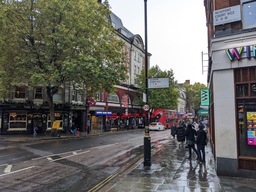
#> input picture BusyStreet.png, 256 x 192 px, shrunk from 1000 x 750 before the run, found by its file name
$ python kuwaharaFilter.py
#> lines starting #> are read from the running program, lines starting #| are printed output that depends on the picture
#> further down, img is the input picture: shape (192, 256, 3); mean R, G, B 107.2, 106.5, 102
import numpy as np
from scipy.signal import convolve2d
from skimage import io
from skimage.color import rgba2rgb, rgb2hsv, hsv2rgb
from skimage.filters import gaussian
from skimage.util import img_as_ubyte
from pathlib import Path
import matplotlib.pyplot as plt

MIN_KERNEL_SIZE = 5
VERBOSITY = True

## Original Kuwahara filter - The idea was to make a denoising algorithm for medical imaging but it has become stylistic one where images tend to look like they were painted
## https://en.wikipedia.org/wiki/Kuwahara_filter
## Based on the Matlab original implementation of Luca Balbi 2007
## https://uk.mathworks.com/matlabcentral/fileexchange/15027-faster-kuwahara-filter
def original_Kuwahara_filter_grayscale(original_image, window_size : int):
#> called with window_size = 9
    if VERBOSITY:
        print("Processing Original Kuwahara for grayscale image with a window size of", window_size)
    if original_image.ndim > 2:
        raise Exception ("Function requires grayscale image")

    kernels = create_overlapping_box_kernels(window_size)

    img_squared = original_image**2
    avgs = np.zeros([original_image.shape[0],original_image.shape[1], 4])
    stddevs = np.zeros([original_image.shape[0],original_image.shape[1], 4])

    for k in range(4):
        avgs[:, :, k] = convolve2d(original_image, kernels[k],mode='same')
        stddevs[:, :, k] = convolve2d(img_squared, kernels[k],mode='same')
        stddevs[:, :, k] = stddevs[:, :,k]-avgs[:, :, k]**2
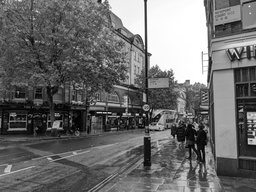
#> original_image: shape (192, 256); min 0, max 255, mean 107.2

    indices = np.argmin(stddevs,2)
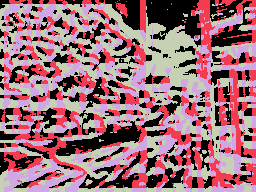
#> indices: shape (192, 256) int64; 4 distinct labels, from 0 to 3; one colour per label, 0 black

    filtered = np.zeros(original_image.shape)
    for row in range(original_image.shape[0]):
        for col in range(original_image.shape[1]):
            filtered[row,col] = avgs[row,col, indices[row,col]]

    return filtered


## Kuwahara filter extended to colour images naively.
## Unfortunately due to the segmented statistical nature of filter it cannot be used as is in RGB since it causes artifacts and blurrier edges
def naive_original_Kuwahara_filter_colour(original_image, window_size : int):
#> called with window_size = 9
    if VERBOSITY:
        print("Processing Naive Original Kuwahara for colour image with a window size of", window_size)
    if original_image.ndim ==2:
        raise Exception ("Function requires colour image")

    kernels = create_overlapping_box_kernels(window_size)

    img_copy = original_image.copy()

    n_channels = original_image.shape[2]
#> n_channels = 3
    for channel in range(n_channels):
        image = img_copy[:, :, channel]
        img_squared = image**2

        avgs = np.zeros([image.shape[0],image.shape[1], 4])
        stddevs = np.zeros([image.shape[0],image.shape[1], 4])

        for k in range(4):
            avgs[:, :, k] = convolve2d(image, kernels[k],mode='same')
            stddevs[:, :, k] = convolve2d(img_squared, kernels[k],mode='same')
            stddevs[:, :, k] = stddevs[:, :, k]-avgs[:, :, k]**2

        indices = np.argmin(stddevs,2)

        filtered = np.zeros(image.shape)
        for row in range(image.shape[0]):
            for col in range(image.shape[1]):
                filtered[row,col] = avgs[row,col, indices[row,col]]
        img_copy[:, :, channel] = filtered
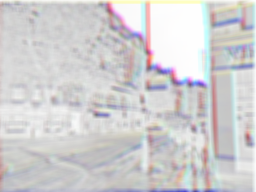
#> avgs: shape (192, 256, 4) float64; mean R, G, B, A 99.9, 99.7, 100.2, 100.4; transparent parts drawn white
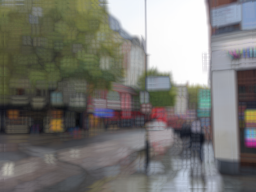
#> img_copy: shape (192, 256, 3); mean R, G, B 120.3, 119.5, 115.1
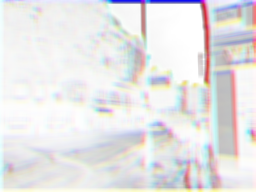
#> stddevs: shape (192, 256, 4) float64; mean R, G, B, A -13993.5, -13961.4, -14055.6, -14087.9; transparent parts drawn white

    return img_copy


## Kuwahara Filter extended for colour images using HSV
def original_Kuwahara_filter_colour(original_image, window_size : int):
#> called with window_size = 9
    if VERBOSITY:
        print("Processing Original Kuwahara for colour image with a window size of", window_size)
    if original_image.ndim ==2:
        raise Exception ("Function requires colour image")

    kernels = create_overlapping_box_kernels(window_size)

    if original_image.shape[2] == 4:
        img_copy = rgb2hsv(rgba2rgb(original_image))
    else:
        img_copy = rgb2hsv(original_image)
#> img_copy: shape (192, 256, 3) float64; mean of channels 0, 1, 2 0.399, 0.182, 0.443

    hue_component = img_copy[:, :, 0]
    saturation_component = img_copy[:, :, 1]
    brightness_component = img_copy[:, :, 2]
    img_squared = brightness_component**2

    hue_avg = np.zeros([img_copy.shape[0],img_copy.shape[1], 4])
    saturation_avg = np.zeros([img_copy.shape[0],img_copy.shape[1], 4])
    brightness_avgs = np.zeros([img_copy.shape[0],img_copy.shape[1], 4])
    stddevs = np.zeros([img_copy.shape[0],img_copy.shape[1], 4])

    for k in range(4):
        hue_avg[:, :, k] = convolve2d(hue_component, kernels[k],mode='same')
        saturation_avg[:, :, k] = convolve2d(saturation_component, kernels[k],mode='same')
        brightness_avgs[:, :, k] = convolve2d(brightness_component, kernels[k],mode='same')
        stddevs[:, :, k] = convolve2d(img_squared, kernels[k],mode='same')
        stddevs[:, :, k] = stddevs[:, :, k]-brightness_avgs[:, :, k]**2
#> brightness_avgs: shape (192, 256, 4) float64; mean of channels 0, 1, 2, 3 0.434, 0.433, 0.435, 0.436
#> hue_avg: shape (192, 256, 4) float64; mean of channels 0, 1, 2, 3 0.391, 0.39, 0.39, 0.391
#> saturation_avg: shape (192, 256, 4) float64; mean of channels 0, 1, 2, 3 0.178, 0.177, 0.179, 0.179
#> stddevs: shape (192, 256, 4) float64; mean of channels 0, 1, 2, 3 0.0116, 0.0112, 0.0124, 0.0128

    indices = np.argmin(stddevs,2)

    filtered = np.zeros(img_copy.shape)
    for row in range(img_copy.shape[0]):
        for col in range(img_copy.shape[1]):
            filtered[row,col,0] = hue_avg[row,col, indices[row,col]]
            filtered[row,col,1] = saturation_avg[row,col, indices[row,col]]
            filtered[row,col,2] = brightness_avgs[row,col, indices[row,col]]
#> filtered: shape (192, 256, 3) float64; mean of channels 0, 1, 2 0.393, 0.181, 0.437


    img_copy = hsv2rgb(filtered)

    return img_copy


# TODO: Not fully working yet
## From the original paper "Artistic Edge and Corner Enhancing Smoothing" by Papari et al.
## https://www.cs.rug.nl/~imaging/artisticsmoothing/TIP_artistic.pdf
def generalized_Kuwahara_filter(original_image, window_size : int, sharpness : float = 0.5):
    ## Changes to the original Kuwahara implementation
    # change square kernel into circle kernel
    # change the four sectors into 8 sectors
    # change weighting from standard deviation
    # use the standard deviation to calculate the colour

#> called with window_size = 9, sharpness = 0.5
    if VERBOSITY:
        print("Processing Generalized Kuwahara for colour image with a window size of", window_size)
    if original_image.ndim ==2:
        raise Exception ("Function requires colour image")

    kernels = create_sector_kernels(window_size)

    img_copy = original_image.astype(np.float64)

    img_squared = img_copy**2
#> img_squared: shape (192, 256, 3) float64

    red_component = original_image[:,:,0]
    green_component = original_image[:,:,1]
    blue_component = original_image[:,:,2]

    red_component_squared = img_squared[:,:,0]
    green_component_squared = img_squared[:,:,1]
    blue_component_squared = img_squared[:,:,2]

    red_average = np.zeros([img_copy.shape[0],img_copy.shape[1], 8], dtype=float)
    green_average = np.zeros([img_copy.shape[0],img_copy.shape[1], 8], dtype=float)
    blue_average = np.zeros([img_copy.shape[0],img_copy.shape[1], 8], dtype=float)
    stddev_weights = np.zeros([img_copy.shape[0],img_copy.shape[1], 8], dtype=float)

    for k in range(8):
        red_average[:, :, k] = convolve2d(red_component, kernels[k],mode='same')
        green_average[:, :, k] = convolve2d(green_component, kernels[k],mode='same')
        blue_average[:, :, k] = convolve2d(blue_component, kernels[k],mode='same')
        red_squared_conv = convolve2d(red_component_squared, kernels[k],mode='same')
        green_squared_conv = convolve2d(green_component_squared, kernels[k],mode='same')
        blue_squared_conv = convolve2d(blue_component_squared, kernels[k],mode='same')
        red_variance = np.abs(red_squared_conv - red_average[:, :, k]**2)
        green_variance = np.abs(green_squared_conv - green_average[:, :, k]**2)
        blue_variance = np.abs(blue_squared_conv - blue_average[:, :, k]**2)
        # stddev_weights[:, :, k] = 1/(1 + np.sqrt(np.abs(stddev_weights[:, :, k]-brightness_avgs[:, :, k]**2)))
        stddev_weights[:, :, k] = (1 + red_variance + green_variance + blue_variance)**(-sharpness*0.5)

    filtered = np.zeros(img_copy.shape)
    filtered[:,:,0] = np.sum(red_average *stddev_weights, axis = 2)/np.sum(stddev_weights, axis = 2)
    filtered[:,:,1] = np.sum(green_average *stddev_weights, axis = 2)/np.sum(stddev_weights, axis = 2)
    filtered[:,:,2] = np.sum(blue_average *stddev_weights, axis = 2)/np.sum(stddev_weights, axis = 2)
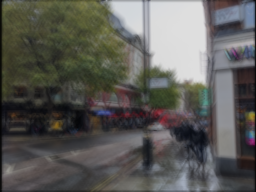
#> filtered: shape (192, 256, 3) float64; mean of channels 0, 1, 2 91.8, 91.2, 87.4; drawn as R, G, B

    img_copy = img_as_ubyte(filtered/255)

    return img_copy


# TODO: implement
## From the original paper "Image and Video Abstraction by Anisotropic Kuwahara Filtering"
## http://www.umsl.edu/~kangh/Papers/kang_cgf09.pdf
def anisotropic_Kuwahara_filter():
    pass


# TODO: implement
## From the original paper "Anisotropic Kuwahara Filtering with Polynomial Weighting Functions"
## http://www.umsl.edu/~kangh/Papers/kang-tpcg2010.pdf
def polynomial_anisotropic_Kuwahara_filter():
    pass


# TODO: implement
## From the Matlab implementation https://uk.mathworks.com/matlabcentral/fileexchange/58260-super-fast-kuwahara-image-filter-for-n-dimensional-real-or-complex-data
def super_fast_Kuwahara_filter():
    pass

### Kernels
# Original Kawahara kernels
def create_overlapping_box_kernels(window_size : int):
    if window_size < MIN_KERNEL_SIZE or window_size%2 == 0:
        raise Exception ("Invalid argument window size")

    subkernel_shape_size = int((window_size+1)/2)
    subkernel = np.ones((subkernel_shape_size, subkernel_shape_size))/(subkernel_shape_size**2)
    assert(np.isclose(np.sum(subkernel), 1, rtol=1e-05, atol=1e-08, equal_nan=False))

    padding = window_size - subkernel_shape_size
    kernel_UL = np.pad(subkernel, ((0, padding),(0, padding)), 'constant')
    kernel_UR = np.pad(subkernel, ((0, padding),(padding, 0)), 'constant')
    kernel_LR = np.pad(subkernel, ((padding, 0),(padding, 0)), 'constant')
    kernel_LL = np.pad(subkernel, ((padding, 0),(0, padding)), 'constant')

    kernels = np.array([kernel_UL, kernel_UR, kernel_LR, kernel_LL])
    return kernels

# Gaussian kernel
def gaussian_kernel(window_size : int, sigma = 2):
    if window_size < MIN_KERNEL_SIZE or window_size%2 == 0:
        raise Exception ("Invalid argument window size")
    k = np.zeros((window_size, window_size))

    kernel_center = int((window_size)/2)
    k[kernel_center, kernel_center] = 1
    return gaussian(k, sigma=sigma)

# Generalized Kawahara kernels
def create_sector_kernels(window_size : int, sections : int = 8):
    if window_size < MIN_KERNEL_SIZE or window_size%2 == 0:
        raise Exception ("Invalid argument window size")

    # [6 lines of commented-out code are left out]
    kernels = np.zeros([window_size,window_size, sections])

    original_gaussian_kernel = gaussian_kernel(window_size)

    r = int((window_size)/2)
    for k in range(8):
        section_kernel = np.fromfunction(lambda x, y: (is_point_in_circle(x, y, r))*(np.arctan2(x-r, y-r) + np.pi >= (((2*k))*np.pi/8)) * (np.arctan2(x-r, y-r)+np.pi <= (((2*k)+2)*np.pi/8)), (2*r+1, 2*r+1), dtype=int).astype(np.uint8)
        section_kernel = section_kernel*original_gaussian_kernel
        section_kernel = section_kernel/np.sum(section_kernel)
        assert(np.isclose(np.sum(section_kernel), 1, rtol=1e-05, atol=1e-08, equal_nan=False))
        kernels[:,:,k] = section_kernel

    return kernels

# [20 lines of commented-out code are left out]


### Auxiliary functions
def is_point_in_circle(x, y, r):
    return (x-r)**2 + (y-r)**2 <= r**2


if __name__ == '__main__':
    # Get path
    image_path = Path(".\\BusyStreet.png")

    # Read image
    img = io.imread(image_path)

    # Apply Original Kuwahara filter
    og_kawa_gray = original_Kuwahara_filter_grayscale(img[:, :, 0], 9)
    og_kawa2 = naive_original_Kuwahara_filter_colour(img, 9)
    og_kawa3 = original_Kuwahara_filter_colour(img, 9)

    # Apply Generalized Kuwahara filter
    g_kawa = generalized_Kuwahara_filter(img, 9)

    # Apply Anisotropic Kuwahara filter
    # create_anisotropic_sector_kernels(9, np.array([0.9848, 0.1736]))

    # Show images
    fig, axes = plt.subplots(3, 2, figsize=(7, 6))
    ax = axes.ravel()

    ax[0].imshow(img, cmap=plt.cm.gray)
    ax[0].set_title("Image (original)")

    ax[1].imshow(og_kawa_gray, cmap=plt.cm.gray)
    ax[1].set_title("Original Kawahara gray")

    ax[2].imshow(og_kawa2, cmap=plt.cm.gray)
    ax[2].set_title("Naive Kawahara colour")

    ax[3].imshow(og_kawa3, cmap=plt.cm.gray)
    ax[3].set_title("Kawahara colour")

    ax[4].imshow(g_kawa, cmap=plt.cm.gray)
    ax[4].set_title("Generalized Kawahara colour")


    for a in ax.ravel():
        a.axis('off')

    fig.tight_layout()
    plt.show()
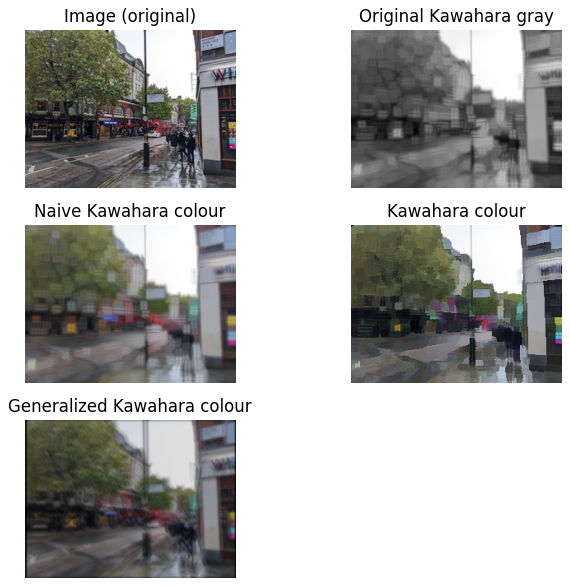
#> figure drawn by matplotlib, 5 panels
